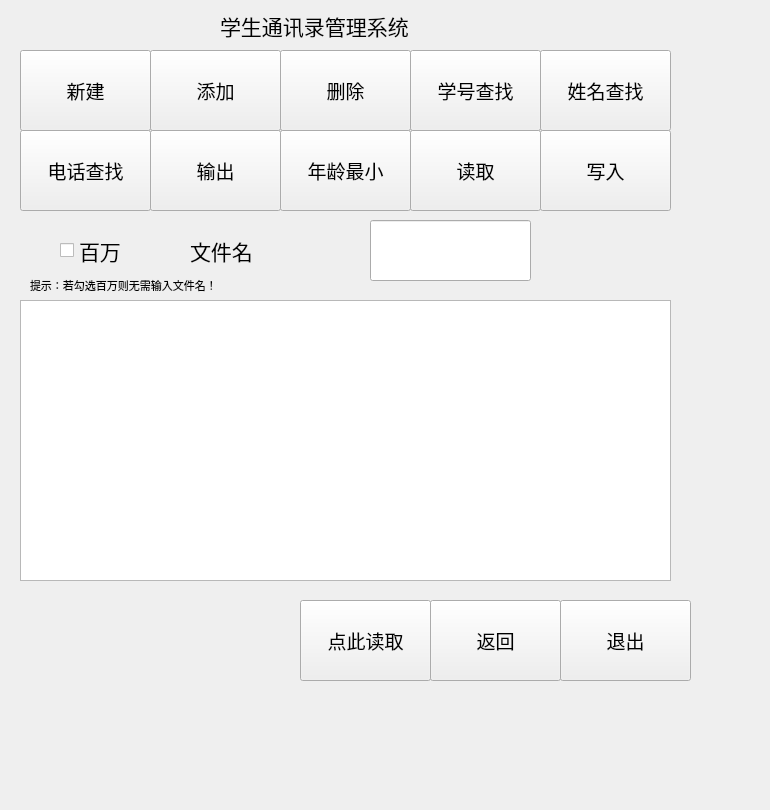
<?xml version="1.0" encoding="UTF-8"?>
<ui version="4.0">
 <class>readWidget</class>
 <widget class="QWidget" name="readWidget">
  <property name="geometry">
   <rect>
    <x>0</x>
    <y>0</y>
    <width>770</width>
    <height>810</height>
   </rect>
  </property>
  <property name="windowTitle">
   <string>Form</string>
  </property>
  <widget class="QPushButton" name="establishButton">
   <property name="geometry">
    <rect>
     <x>20</x>
     <y>50</y>
     <width>131</width>
     <height>81</height>
    </rect>
   </property>
   <property name="font">
    <font>
     <pointsize>14</pointsize>
    </font>
   </property>
   <property name="text">
    <string>新建</string>
   </property>
  </widget>
  <widget class="QPushButton" name="readMinStudentButton">
   <property name="geometry">
    <rect>
     <x>280</x>
     <y>130</y>
     <width>131</width>
     <height>81</height>
    </rect>
   </property>
   <property name="font">
    <font>
     <pointsize>14</pointsize>
    </font>
   </property>
   <property name="text">
    <string>年龄最小</string>
   </property>
  </widget>
  <widget class="QPushButton" name="delButton">
   <property name="geometry">
    <rect>
     <x>280</x>
     <y>50</y>
     <width>131</width>
     <height>81</height>
    </rect>
   </property>
   <property name="font">
    <font>
     <pointsize>14</pointsize>
    </font>
   </property>
   <property name="text">
    <string>删除</string>
   </property>
  </widget>
  <widget class="QPushButton" name="exitButton">
   <property name="geometry">
    <rect>
     <x>560</x>
     <y>600</y>
     <width>131</width>
     <height>81</height>
    </rect>
   </property>
   <property name="font">
    <font>
     <pointsize>14</pointsize>
    </font>
   </property>
   <property name="text">
    <string>退出</string>
   </property>
  </widget>
  <widget class="QPushButton" name="searchNameButton">
   <property name="geometry">
    <rect>
     <x>540</x>
     <y>50</y>
     <width>131</width>
     <height>81</height>
    </rect>
   </property>
   <property name="font">
    <font>
     <pointsize>14</pointsize>
    </font>
   </property>
   <property name="text">
    <string>姓名查找</string>
   </property>
  </widget>
  <widget class="QPushButton" name="outputButton">
   <property name="geometry">
    <rect>
     <x>150</x>
     <y>130</y>
     <width>131</width>
     <height>81</height>
    </rect>
   </property>
   <property name="font">
    <font>
     <pointsize>14</pointsize>
    </font>
   </property>
   <property name="text">
    <string>输出</string>
   </property>
  </widget>
  <widget class="QPushButton" name="readButton">
   <property name="geometry">
    <rect>
     <x>410</x>
     <y>130</y>
     <width>131</width>
     <height>81</height>
    </rect>
   </property>
   <property name="font">
    <font>
     <pointsize>14</pointsize>
    </font>
   </property>
   <property name="text">
    <string>读取</string>
   </property>
  </widget>
  <widget class="QPushButton" name="searchPhoneNumButton">
   <property name="geometry">
    <rect>
     <x>20</x>
     <y>130</y>
     <width>131</width>
     <height>81</height>
    </rect>
   </property>
   <property name="font">
    <font>
     <pointsize>14</pointsize>
    </font>
   </property>
   <property name="text">
    <string>电话查找</string>
   </property>
  </widget>
  <widget class="QPushButton" name="searchNumButton">
   <property name="geometry">
    <rect>
     <x>410</x>
     <y>50</y>
     <width>131</width>
     <height>81</height>
    </rect>
   </property>
   <property name="font">
    <font>
     <pointsize>14</pointsize>
    </font>
   </property>
   <property name="text">
    <string>学号查找</string>
   </property>
  </widget>
  <widget class="QLabel" name="label">
   <property name="geometry">
    <rect>
     <x>220</x>
     <y>-40</y>
     <width>311</width>
     <height>131</height>
    </rect>
   </property>
   <property name="font">
    <font>
     <pointsize>16</pointsize>
    </font>
   </property>
   <property name="text">
    <string>学生通讯录管理系统</string>
   </property>
  </widget>
  <widget class="QPushButton" name="addButton">
   <property name="geometry">
    <rect>
     <x>150</x>
     <y>50</y>
     <width>131</width>
     <height>81</height>
    </rect>
   </property>
   <property name="font">
    <font>
     <pointsize>14</pointsize>
    </font>
   </property>
   <property name="text">
    <string>添加</string>
   </property>
  </widget>
  <widget class="QPushButton" name="writeButton">
   <property name="geometry">
    <rect>
     <x>540</x>
     <y>130</y>
     <width>131</width>
     <height>81</height>
    </rect>
   </property>
   <property name="font">
    <font>
     <pointsize>14</pointsize>
    </font>
   </property>
   <property name="text">
    <string>写入</string>
   </property>
  </widget>
  <widget class="QPushButton" name="returnButton">
   <property name="geometry">
    <rect>
     <x>430</x>
     <y>600</y>
     <width>131</width>
     <height>81</height>
    </rect>
   </property>
   <property name="font">
    <font>
     <pointsize>14</pointsize>
    </font>
   </property>
   <property name="text">
    <string>返回</string>
   </property>
  </widget>
  <widget class="QPushButton" name="readingButton">
   <property name="geometry">
    <rect>
     <x>300</x>
     <y>600</y>
     <width>131</width>
     <height>81</height>
    </rect>
   </property>
   <property name="font">
    <font>
     <pointsize>14</pointsize>
    </font>
   </property>
   <property name="text">
    <string>点此读取</string>
   </property>
  </widget>
  <widget class="QTableWidget" name="tableWidget">
   <property name="geometry">
    <rect>
     <x>20</x>
     <y>300</y>
     <width>651</width>
     <height>281</height>
    </rect>
   </property>
  </widget>
  <widget class="QLabel" name="label_2">
   <property name="geometry">
    <rect>
     <x>190</x>
     <y>220</y>
     <width>131</width>
     <height>61</height>
    </rect>
   </property>
   <property name="font">
    <font>
     <family>Arial</family>
     <pointsize>16</pointsize>
    </font>
   </property>
   <property name="text">
    <string>文件名</string>
   </property>
  </widget>
  <widget class="QLineEdit" name="nameLineEdit">
   <property name="geometry">
    <rect>
     <x>370</x>
     <y>220</y>
     <width>161</width>
     <height>61</height>
    </rect>
   </property>
   <property name="font">
    <font>
     <pointsize>16</pointsize>
    </font>
   </property>
  </widget>
  <widget class="QCheckBox" name="millionBox">
   <property name="geometry">
    <rect>
     <x>60</x>
     <y>230</y>
     <width>101</width>
     <height>41</height>
    </rect>
   </property>
   <property name="font">
    <font>
     <pointsize>16</pointsize>
    </font>
   </property>
   <property name="text">
    <string>百万</string>
   </property>
  </widget>
  <widget class="QLabel" name="label_3">
   <property name="geometry">
    <rect>
     <x>30</x>
     <y>260</y>
     <width>301</width>
     <height>51</height>
    </rect>
   </property>
   <property name="font">
    <font>
     <pointsize>8</pointsize>
    </font>
   </property>
   <property name="text">
    <string>提示：若勾选百万则无需输入文件名！</string>
   </property>
  </widget>
 </widget>
 <resources/>
 <connections/>
</ui>
